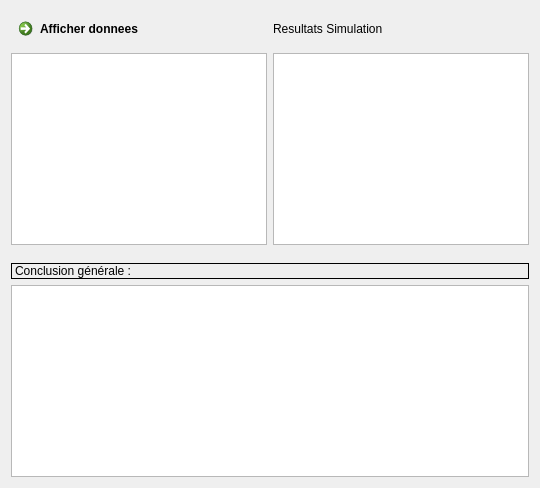
      <widget class="QWidget" name="tab_simu">
       <attribute name="title">
        <string>Simulation</string>
       </attribute>
       <layout class="QVBoxLayout" name="verticalLayout_25">
        <item>
         <layout class="QVBoxLayout" name="verticalLayout_16">
          <item>
           <layout class="QHBoxLayout" name="horizontalLayout_12">
            <item>
             <widget class="QCommandLinkButton" name="commandLinkButton_affiche_donnees_simulation">
              <property name="sizePolicy">
               <sizepolicy hsizetype="Preferred" vsizetype="Fixed">
                <horstretch>0</horstretch>
                <verstretch>0</verstretch>
               </sizepolicy>
              </property>
              <property name="text">
               <string>Afficher donnees</string>
              </property>
             </widget>
            </item>
            <item>
             <widget class="QLabel" name="label_46">
              <property name="text">
               <string>Resultats Simulation</string>
              </property>
             </widget>
            </item>
           </layout>
          </item>
          <item>
           <layout class="QHBoxLayout" name="horizontalLayout_13">
            <item>
             <widget class="Tableview_donnees_fichier" name="tableView_donnees_fichier_2">
              <property name="sizePolicy">
               <sizepolicy hsizetype="Expanding" vsizetype="Expanding">
                <horstretch>0</horstretch>
                <verstretch>0</verstretch>
               </sizepolicy>
              </property>
             </widget>
            </item>
            <item>
             <widget class="Tableview_resultats" name="tableView_resultats_simu"/>
            </item>
           </layout>
          </item>
         </layout>
        </item>
        <item>
         <layout class="QVBoxLayout" name="verticalLayout_15">
          <item>
           <widget class="matplotlibWidget" name="graph_zoom_2" native="true">
            <property name="sizePolicy">
             <sizepolicy hsizetype="Preferred" vsizetype="Expanding">
              <horstretch>0</horstretch>
              <verstretch>0</verstretch>
             </sizepolicy>
            </property>
           </widget>
          </item>
          <item>
           <widget class="matplotlibWidget" name="graph_resultat_2" native="true">
            <property name="sizePolicy">
             <sizepolicy hsizetype="Preferred" vsizetype="Expanding">
              <horstretch>0</horstretch>
              <verstretch>0</verstretch>
             </sizepolicy>
            </property>
            <property name="minimumSize">
             <size>
              <width>0</width>
              <height>0</height>
             </size>
            </property>
           </widget>
          </item>
         </layout>
        </item>
        <item>
         <layout class="QVBoxLayout" name="verticalLayout_17">
          <item>
           <widget class="QLabel" name="label_32">
            <property name="frameShape">
             <enum>QFrame::Box</enum>
            </property>
            <property name="text">
             <string>Conclusion générale :</string>
            </property>
           </widget>
          </item>
          <item>
           <widget class="QTextEdit" name="textEdit_conclusion_generale_2">
            <property name="sizePolicy">
             <sizepolicy hsizetype="Expanding" vsizetype="Expanding">
              <horstretch>0</horstretch>
              <verstretch>0</verstretch>
             </sizepolicy>
            </property>
           </widget>
          </item>
         </layout>
        </item>
       </layout>
      </widget>
